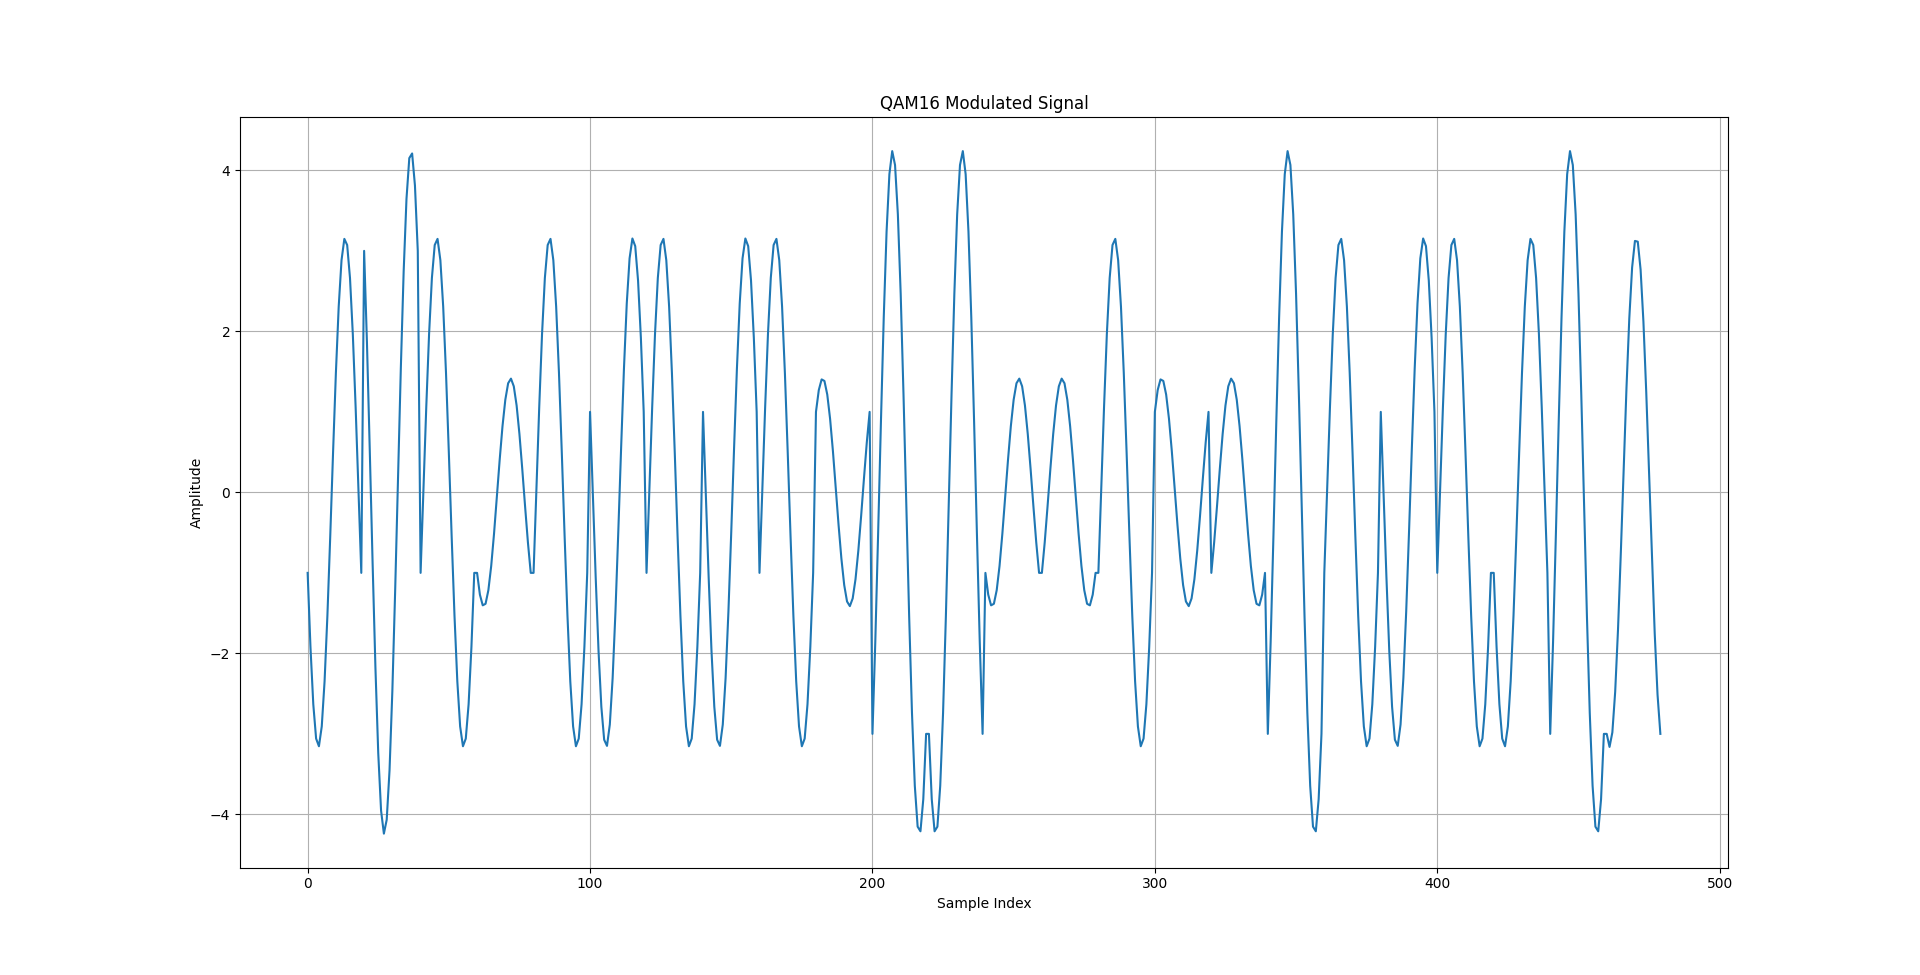

Write the Python code that produced this figure.
import numpy as np
import matplotlib.pyplot as plt

MAX_MESSAGE_LENGTH = 256
MAX_BINARY_LENGTH = MAX_MESSAGE_LENGTH * 8
SAMPLES_PER_SYMBOL = 20

def text_to_binary(text):
    binary = ''.join(format(ord(char), '08b') for char in text)
    return binary

def get_qam16_symbol(symbol):
    qam16_map = {
        '0000': complex(-3, -3),
        '0001': complex(-3, -1),
        '0010': complex(-3,  3),
        '0011': complex(-3,  1),
        '0100': complex(-1, -3),
        '0101': complex(-1, -1),
        '0110': complex(-1,  3),
        '0111': complex(-1,  1),
        '1000': complex( 3, -3),
        '1001': complex( 3, -1),
        '1010': complex( 3,  3),
        '1011': complex( 3,  1),
        '1100': complex( 1, -3),
        '1101': complex( 1, -1),
        '1110': complex( 1,  3),
        '1111': complex( 1,  1)
    }
    return qam16_map.get(symbol, complex(0, 0))

def qam16_modulate(binary_message, carrier_frequency, symbol_duration, sampling_rate):
    t = np.linspace(0, symbol_duration, SAMPLES_PER_SYMBOL)
    modulated_signal = np.zeros(len(binary_message) // 4 * SAMPLES_PER_SYMBOL)
    
    for i in range(0, len(binary_message), 4):
        symbol = binary_message[i:i+4]
        symbol_value = get_qam16_symbol(symbol)
        
        for j in range(SAMPLES_PER_SYMBOL):
            carrier_i = np.cos(2 * np.pi * carrier_frequency * t[j])
            carrier_q = np.sin(2 * np.pi * carrier_frequency * t[j])
            modulated_signal[i // 4 * SAMPLES_PER_SYMBOL + j] = symbol_value.real * carrier_i + symbol_value.imag * carrier_q
            
    return modulated_signal

def main():
    message = input("Enter the message you'd like to modulate: ")
    binary_message = text_to_binary(message)
    
    carrier_frequency = 1.0
    symbol_duration = 1.0
    sampling_rate = SAMPLES_PER_SYMBOL

    modulated_signal = qam16_modulate(binary_message, carrier_frequency, symbol_duration, sampling_rate)

    # Plot the modulated signal
    plt.plot(modulated_signal)
    plt.xlabel('Sample Index')
    plt.ylabel('Amplitude')
    plt.title('QAM16 Modulated Signal')
    plt.grid(True)
    plt.show()

if __name__ == "__main__":
    main()
